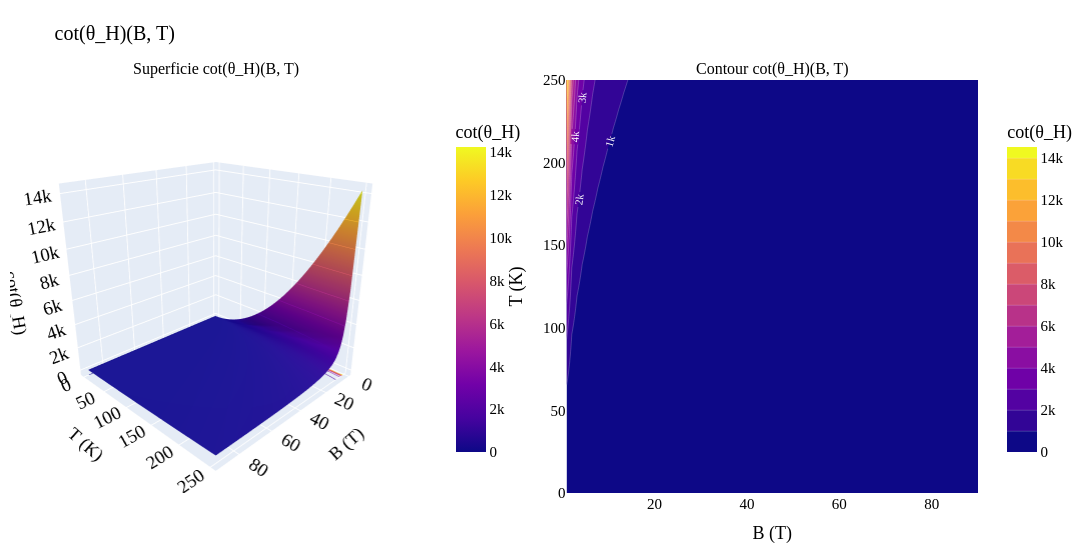

The code cell stored with this chart in its notebook:
### Markdown cell above
---
## Cotangente dell'angolo di Hall $\cot\theta_H(B, T)$

$\cot\theta_H = \dfrac{\sigma_{xx}}{\sigma_{xy}}$

### Code cell
plot_observable_4panel(cot_H_grid,
                       name='cot(θ_H)', name_tex=r'$\cot\theta_H$',
                       label_plain='cot(θ_H)', label_tex=r'$\cot\theta_H$',
                       cmap='Plasma',
                       B_grid_1d=B_grid_1d, T_grid_1d=T_grid_1d)

### Figure 1 — Plotly figure (JSON) as saved in the notebook; plotly's stock layout.template omitted (floating-point values rounded to 4 significant figures; data arrays with more than 128 entries replaced by an {"elided": "..."} marker saying what was removed)
{"data": [{"colorbar": {"len": 0.85, "title": {"text": "cot(θ_H)"}, "x": 0.45}, "colorscale": [[0, "#0d0887"], [0.1111, "#46039f"], [0.2222, "#7201a8"], [0.3333, "#9c179e"], [0.4444, "#bd3786"], [0.5556, "#d8576b"], [0.6667, "#ed7953"], [0.7778, "#fb9f3a"], [0.8889, "#fdca26"], [1, "#f0f921"]], "contours": {"z": {"highlightcolor": "white", "project": {"z": true}, "show": true, "usecolormap": true}}, "hovertemplate": "B = %{x:.1f} T<br>T = %{y:.1f} K<br>cot(θ_H) = %{z:.4g}<extra></extra>", "scene": "scene", "type": "surface", "x": [1.0, 2.127, 3.253, 4.38, 5.506, 6.633, 7.759, 8.886, 10.01, 11.14, 12.27, 13.39, 14.52, 15.65, 16.77, 17.9, 19.03, 20.15, 21.28, 22.41, 23.53, 24.66, 25.78, 26.91, 28.04, 29.16, 30.29, 31.42, 32.54, 33.67, 34.8, 35.92, 37.05, 38.18, 39.3, 40.43, 41.56, 42.68, 43.81, 44.94, 46.06, 47.19, 48.32, 49.44, 50.57, 51.7, 52.82, 53.95, 55.08, 56.2, 57.33, 58.46, 59.58, 60.71, 61.84, 62.96, 64.09, 65.22, 66.34, 67.47, 68.59, 69.72, 70.85, 71.97, 73.1, 74.23, 75.35, 76.48, 77.61, 78.73, 79.86, 80.99, 82.11, 83.24, 84.37, 85.49, 86.62, 87.75, 88.87, 90.0], "y": {"elided": "200 float values"}, "z": {"elided": "200x80 float values"}}, {"colorbar": {"len": 0.85, "title": {"text": "cot(θ_H)"}, "x": 1.02}, "colorscale": [[0, "#0d0887"], [0.1111, "#46039f"], [0.2222, "#7201a8"], [0.3333, "#9c179e"], [0.4444, "#bd3786"], [0.5556, "#d8576b"], [0.6667, "#ed7953"], [0.7778, "#fb9f3a"], [0.8889, "#fdca26"], [1, "#f0f921"]], "contours": {"labelfont": {"color": "white", "size": 11}, "showlabels": true}, "hovertemplate": "B = %{x:.1f} T<br>T = %{y:.1f} K<br>cot(θ_H) = %{z:.4g}<extra></extra>", "line": {"color": "rgba(255,255,255,0.4)", "width": 0.5}, "type": "contour", "x": [1.0, 2.127, 3.253, 4.38, 5.506, 6.633, 7.759, 8.886, 10.01, 11.14, 12.27, 13.39, 14.52, 15.65, 16.77, 17.9, 19.03, 20.15, 21.28, 22.41, 23.53, 24.66, 25.78, 26.91, 28.04, 29.16, 30.29, 31.42, 32.54, 33.67, 34.8, 35.92, 37.05, 38.18, 39.3, 40.43, 41.56, 42.68, 43.81, 44.94, 46.06, 47.19, 48.32, 49.44, 50.57, 51.7, 52.82, 53.95, 55.08, 56.2, 57.33, 58.46, 59.58, 60.71, 61.84, 62.96, 64.09, 65.22, 66.34, 67.47, 68.59, 69.72, 70.85, 71.97, 73.1, 74.23, 75.35, 76.48, 77.61, 78.73, 79.86, 80.99, 82.11, 83.24, 84.37, 85.49, 86.62, 87.75, 88.87, 90.0], "xaxis": "x", "y": {"elided": "200 float values"}, "yaxis": "y", "z": {"elided": "200x80 float values"}}], "layout": {"annotations": [{"font": {"size": 16}, "showarrow": false, "text": "Superficie cot(θ_H)(B, T)", "x": 0.2125, "xanchor": "center", "xref": "paper", "y": 1, "yanchor": "bottom", "yref": "paper"}, {"font": {"size": 16}, "showarrow": false, "text": "Contour cot(θ_H)(B, T)", "x": 0.7875, "xanchor": "center", "xref": "paper", "y": 1, "yanchor": "bottom", "yref": "paper"}], "font": {"color": "black", "family": "serif", "size": 15}, "height": 550, "margin": {"b": 10, "l": 10, "r": 10, "t": 80}, "scene": {"camera": {"eye": {"x": 1.6, "y": 1.6, "z": 0.9}}, "domain": {"x": [0, 0.425], "y": [0, 1]}, "xaxis": {"title": {"text": "B (T)"}}, "yaxis": {"title": {"text": "T (K)"}}, "zaxis": {"title": {"text": "cot(θ_H)"}}}, "title": {"font": {"color": "black", "family": "serif", "size": 20}, "text": "cot(θ_H)(B, T)"}, "width": 1200, "xaxis": {"anchor": "y", "domain": [0.575, 1], "title": {"text": "B (T)"}}, "yaxis": {"anchor": "x", "domain": [0, 1], "title": {"text": "T (K)"}}}}
